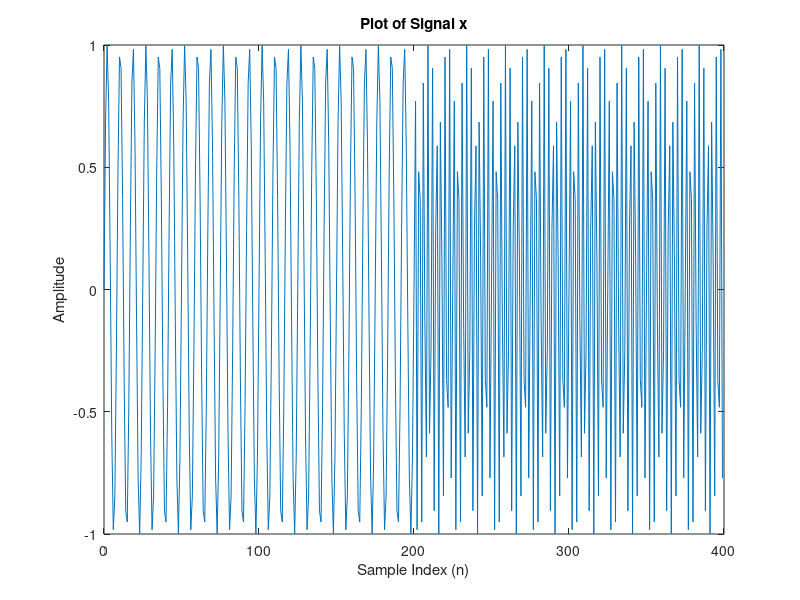

The MATLAB script that drew this image: (Note: this script raises an error after producing the figure.)
% Generate the signal
n = 0:399;
x1 = sin(0.24*pi*n(1:200));
x2 = sin(0.72*pi*n(201:400));
x = [x1, x2];

% Plot the signal
plot(n, x);
xlabel('Sample Index (n)');
ylabel('Amplitude');
title('Plot of Signal x');


% Plot the amplitude spectrum using LCPS
figure();
LCPS_plot(x);
title('Amplitude Spectrum of Signal x');

%(c)
figure();
LCPS_plot(x.*rectwin(length(x))')
title('Amplitude Spectrum with rectangular window of Signal x');
xlabel('Normalized freq');
ylabel('Amplitude');

%(d)
figure();
LCPS_plot(x.*hamming(length(x))')
title('Amplitude Spectrum with hamming window of Signal x');
xlabel('Normalized freq');
ylabel('Amplitude');

%(e)
n = 0:399;
x3 = sin(0.72*pi*n(1:200));
x4 = sin(0.24*pi*n(201:400));
x_reverse = [x3, x4];

figure();
plot(n, x_reverse);
xlabel('Sample Index (n)');
ylabel('Amplitude');
title('Plot of Signal x_reverse');

%(f)
% Define the parameters
n_window = 1:500;
g = hamming(100);

% Compute the FFT with sliding window using LCPS
[X, f, n] = LCPS_swifft(x, g, n_window);

% 1g
figure();
spectrogram(x, hamming(100), 90, 'yaxis'); % window move by 100 - 90 samples
% 'yaxis' for better representation
title('Spectrogram of x, hamming 100');
grid on;

% Task 2 - 1g, but with smaller windows
figure();
spectrogram(x, hamming(80), 70, 'yaxis')
title('Spectrogram of x, hamming 80');
grid on;

figure();
spectrogram(x, hamming(60), 50, 'yaxis')
title('Spectrogram of x, hamming 60');
grid on;
